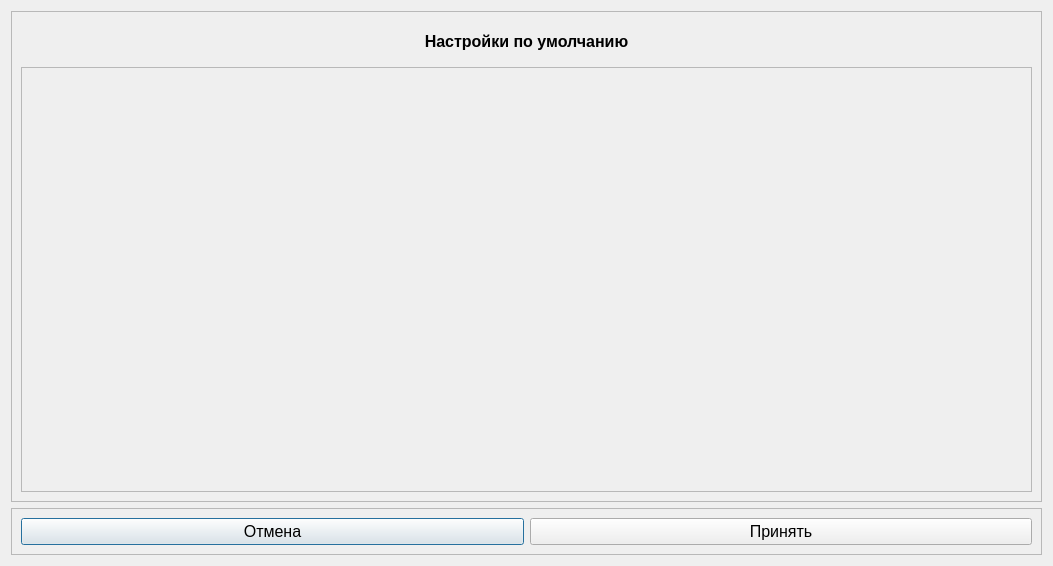
<?xml version="1.0" encoding="UTF-8"?>
<ui version="4.0">
 <class>Dialog</class>
 <widget class="QDialog" name="Dialog">
  <property name="geometry">
   <rect>
    <x>0</x>
    <y>0</y>
    <width>1053</width>
    <height>566</height>
   </rect>
  </property>
  <property name="windowTitle">
   <string>Изменение настроек</string>
  </property>
  <layout class="QGridLayout" name="gridLayout">
   <item row="0" column="0">
    <widget class="QScrollArea" name="scrollArea">
     <property name="maximumSize">
      <size>
       <width>16777215</width>
       <height>16777215</height>
      </size>
     </property>
     <property name="widgetResizable">
      <bool>true</bool>
     </property>
     <widget class="QWidget" name="scrollAreaWidgetContents">
      <property name="geometry">
       <rect>
        <x>0</x>
        <y>0</y>
        <width>1029</width>
        <height>478</height>
       </rect>
      </property>
      <layout class="QGridLayout" name="gridLayout_4">
       <item row="0" column="0" colspan="2">
        <widget class="QLabel" name="label_10">
         <property name="sizePolicy">
          <sizepolicy hsizetype="Preferred" vsizetype="Preferred">
           <horstretch>0</horstretch>
           <verstretch>0</verstretch>
          </sizepolicy>
         </property>
         <property name="minimumSize">
          <size>
           <width>0</width>
           <height>0</height>
          </size>
         </property>
         <property name="maximumSize">
          <size>
           <width>16777215</width>
           <height>40</height>
          </size>
         </property>
         <property name="font">
          <font>
           <pointsize>12</pointsize>
           <weight>75</weight>
           <bold>true</bold>
           <stylestrategy>PreferAntialias</stylestrategy>
          </font>
         </property>
         <property name="text">
          <string>Настройки по умолчанию</string>
         </property>
         <property name="alignment">
          <set>Qt::AlignCenter</set>
         </property>
        </widget>
       </item>
       <item row="2" column="0" colspan="2">
        <widget class="QFrame" name="frame_sett">
         <property name="sizePolicy">
          <sizepolicy hsizetype="Preferred" vsizetype="Preferred">
           <horstretch>0</horstretch>
           <verstretch>0</verstretch>
          </sizepolicy>
         </property>
         <property name="maximumSize">
          <size>
           <width>16777215</width>
           <height>16777215</height>
          </size>
         </property>
         <property name="frameShape">
          <enum>QFrame::StyledPanel</enum>
         </property>
         <property name="frameShadow">
          <enum>QFrame::Raised</enum>
         </property>
         <layout class="QGridLayout" name="gridLayout_10">
          <item row="0" column="0">
           <layout class="QGridLayout" name="gridLayout_8">
            <property name="sizeConstraint">
             <enum>QLayout::SetDefaultConstraint</enum>
            </property>
           </layout>
          </item>
         </layout>
        </widget>
       </item>
      </layout>
     </widget>
    </widget>
   </item>
   <item row="1" column="0">
    <widget class="QFrame" name="frame_2">
     <property name="sizePolicy">
      <sizepolicy hsizetype="Expanding" vsizetype="Fixed">
       <horstretch>0</horstretch>
       <verstretch>0</verstretch>
      </sizepolicy>
     </property>
     <property name="frameShape">
      <enum>QFrame::StyledPanel</enum>
     </property>
     <property name="frameShadow">
      <enum>QFrame::Raised</enum>
     </property>
     <layout class="QGridLayout" name="gridLayout_5">
      <item row="0" column="0">
       <widget class="QPushButton" name="pushButton_cancel">
        <property name="sizePolicy">
         <sizepolicy hsizetype="Preferred" vsizetype="Fixed">
          <horstretch>0</horstretch>
          <verstretch>0</verstretch>
         </sizepolicy>
        </property>
        <property name="font">
         <font>
          <pointsize>12</pointsize>
          <weight>50</weight>
          <bold>false</bold>
         </font>
        </property>
        <property name="text">
         <string>Отмена</string>
        </property>
       </widget>
      </item>
      <item row="0" column="1">
       <widget class="QPushButton" name="pushButton_ok">
        <property name="sizePolicy">
         <sizepolicy hsizetype="Preferred" vsizetype="Fixed">
          <horstretch>0</horstretch>
          <verstretch>0</verstretch>
         </sizepolicy>
        </property>
        <property name="font">
         <font>
          <pointsize>12</pointsize>
          <weight>50</weight>
          <bold>false</bold>
         </font>
        </property>
        <property name="text">
         <string>Принять</string>
        </property>
       </widget>
      </item>
     </layout>
    </widget>
   </item>
  </layout>
 </widget>
 <resources/>
 <connections/>
</ui>
